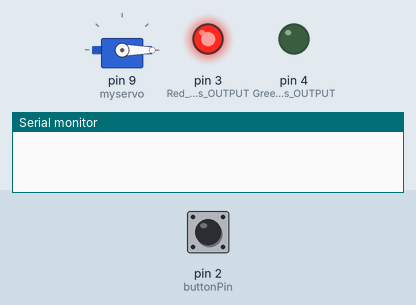
Recording of a sketch running on a simulated Arduino Uno, built with avr-gcc and run on an emulated ATmega328P. Parts: servo, output pins drawn as LEDs (lit = HIGH), the last lines printed to the serial monitor. Inputs (shaded band) come from the test bench; at power-on: pin 2 (buttonPin) LOW.

Above: at 1.2 s.
1.3 s: pin 2 (buttonPin) pulled HIGH for 0.15 s
At 1.75 s:
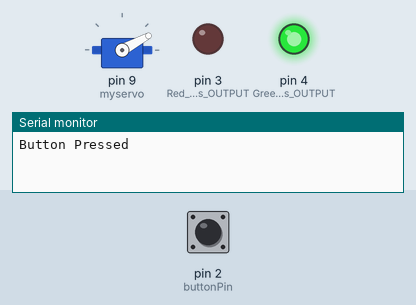
At 4.0 s:
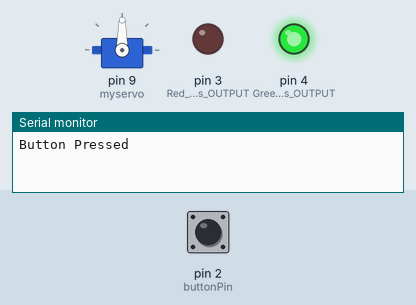
10.3 s: pin 2 (buttonPin) pulled HIGH for 1 s
At 10.45 s:
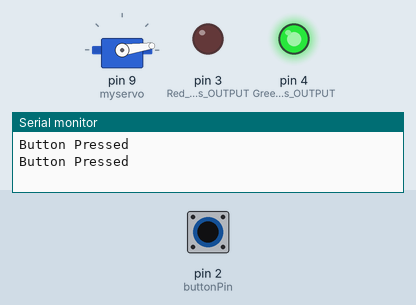
Timing chart, 0 to 19.3 s (numbered marks = the images above; inputs shaded):
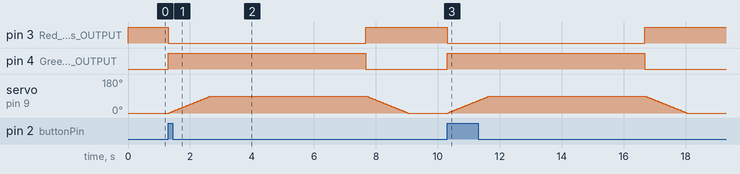

Measured:
- after the input at 1.3 s, pin 3 (Red_LED_pin_is_OUTPUT): HIGH → LOW at once, → HIGH 6.4 s later; pin 4 (Green_LED_pin_is_OUTPUT): LOW → HIGH at once, → LOW 6.4 s later; servo on pin 9 (myservo): rises from 0° to 90° in 1.3 s, then falls to 0° in 6.4 s
- after the input at 10.3 s, pin 3 (Red_LED_pin_is_OUTPUT): HIGH → LOW at once, → HIGH 6.4 s later; pin 4 (Green_LED_pin_is_OUTPUT): LOW → HIGH at once, → LOW 6.4 s later; servo on pin 9 (myservo): rises from 0° to 90° in 1.3 s, then falls to 0° in 6.4 s

The sketch:

Traffic_light_with_barrier.ino
```cpp
/*
Traffic lights with a barrier.
When the button is pressed the closed barrier opens
and the red traffic light turns green for five seconds.
*/

#include <Servo.h>
Servo myservo; // create an object called myservo using the Servo library

// Declaring the constants :
const int buttonPin = 2; // Number of the pin connected to the push-button
const int ledRed = 3; // Number of the pin connected to the red LED
const int ledGreen = 4; // Number of the pin connected to the green LED
const int Servo = 9; // Number of the pin connected to the servor motor LED

// Declaring the variables :
int buttonState = LOW; // This variable 'buttonState' will be used to store the state of the button
int pos = 0; // declare a variable for storing the position of the servo arm

// This code is executed once on boot-up
void setup()
{
Serial.begin(9600); // Initialise communication with the computer
myservo.attach(9); //Attach the object myservo to the servo on pin 9
myservo.write(0); //Initializing the original state of servo i.e. at 0°
pinMode(3, OUTPUT); //Red LED pin is OUTPUT
pinMode(4, OUTPUT); //Green LED pin is OUTPUT
pinMode(2, INPUT); //Button pin is an INPUT
}

// This code is executed over and over again as a loop
void loop()
{
digitalWrite(3,HIGH); //Red light supposed to remain on till button is pressed
buttonState = digitalRead(buttonPin);//Read the state of the button and store in buttonState
if (buttonState == HIGH) //Check to see if buttonPin is HIGH (5V), i.e. if the button is pressed
{
Serial.println("Button Pressed"); //Serial monitor will display the message i.e. Button Pressed
digitalWrite(3, LOW); //Red light to switch off
digitalWrite(4, HIGH); //Green light to switch on
for(pos = 0; pos <= 90; pos += 1) // go from 0° to 90°
{ // one step at a time
myservo.write(pos); // go to the position stored in 'pos'
delay(15); // wait 15ms for the servo to move to position
}
delay(5000); //Wait for 5s for the servo to remain open
digitalWrite(4,LOW); //Green light to switch off
digitalWrite(3,HIGH); //Red light to switch on
for(pos = 90; pos >= 0; pos-=1) // go from 90° to 0°
{
myservo.write(pos); // go to the position stored in 'pos'
delay(15); // wait 15ms for the servo to move to position
}
}
}
```
